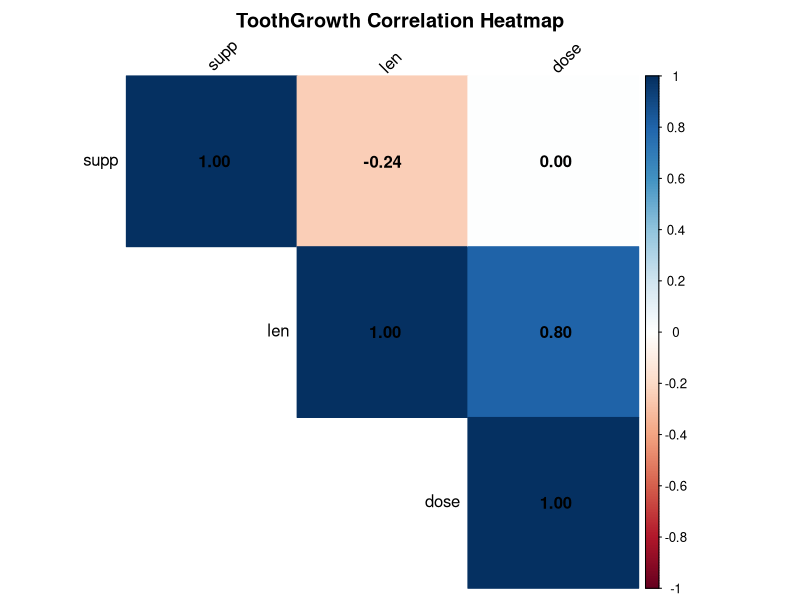

The R script that drew this image:
library(corrplot)

data("ToothGrowth")
head(ToothGrowth)

tooth_numeric <- ToothGrowth
tooth_numeric$supp <- as.numeric(tooth_numeric$supp)  


cor_matrix <- round(cor(tooth_numeric), 3)
print("Correlation Matrix:")
print(cor_matrix)




corrplot(cor_matrix, 
         method = "color", 
         type = "upper",
         order = "hclust",
         addCoef.col = "black",
         tl.col = "black",
         tl.srt = 45,
         title = "ToothGrowth Correlation Heatmap",
         mar = c(0, 0, 2, 0))
